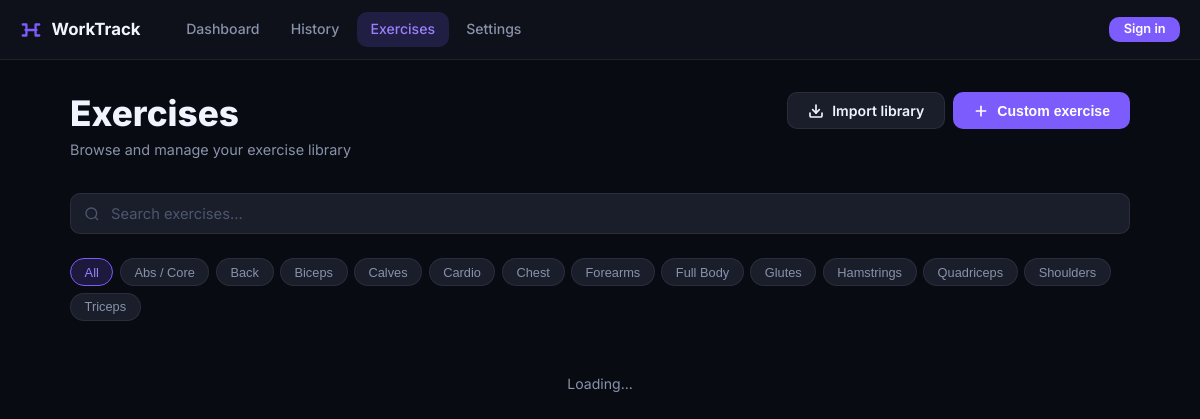
/exercises.php, run on the app's committed database.
### tables this page shows
CREATE TABLE IF NOT EXISTS muscle_groups (
    id      INT AUTO_INCREMENT PRIMARY KEY,
    name_nl VARCHAR(100) NOT NULL,
    name_en VARCHAR(100) NOT NULL
);

### includes/functions.php (called while the page is built, shortened)
<?php
function getSettings(): array {
    $pdo  = getDB();
    $stmt = $pdo->query('SELECT * FROM settings WHERE id = 1');
    return $stmt->fetch() ?: ['unit_system' => 'metric', 'theme' => 'dark'];
}
function h(string $str): string {
    return htmlspecialchars($str, ENT_QUOTES | ENT_SUBSTITUTE, 'UTF-8');
}

### exercises.php (the view, shortened to what this page needs)
<?php
$activePage = 'exercises';
require_once __DIR__ . '/includes/header.php';
$pdo    = getDB();
$groups = $pdo->query('SELECT * FROM muscle_groups ORDER BY name_en')->fetchAll();
?>
<div class="page-header">
    <div class="page-header-text">
        <h1>Exercises</h1>
        <p>Browse and manage your exercise library</p>
    </div>
    <div style="display:flex;gap:0.5rem">
        <a href="/webapp/import.php" class="btn btn-secondary">
            <svg width="16" height="16" viewBox="0 0 24 24" fill="none" stroke="currentColor" stroke-width="2.5" stroke-linecap="round"><path d="M21 15v4a2 2 0 0 1-2 2H5a2 2 0 0 1-2-2v-4"/><polyline points="7 10 12 15 17 10"/><line x1="12" y1="15" x2="12" y2="3"/></svg>
            Import library
        </a>
        <button class="btn btn-primary" onclick="openNewExerciseModal()">
            <svg width="16" height="16" viewBox="0 0 24 24" fill="none" stroke="currentColor" stroke-width="2.5" stroke-linecap="round"><path d="M12 5v14M5 12h14"/></svg>
            Custom exercise
        </button>
    </div>
</div>
<div class="flex gap-2 mb-3" style="flex-wrap:wrap">
    <div class="search-wrap" style="flex:1;min-width:200px">
        <input type="search" class="form-input" id="searchInput" placeholder="Search exercises...">
    </div>
</div>
<div class="filter-chips" id="filterChips">
    <button class="chip active" data-group="0">All</button>
    <?php foreach ($groups as $g): ?>
    <button class="chip" data-group="<?= $g['id'] ?>"><?= h($g['name_en']) ?></button>
    <?php endforeach; ?>
</div>
<div class="exercise-browser-grid" id="exerciseGrid">
    <div class="empty-state" style="grid-column:1/-1;padding:2rem">
        <p class="loading">Loading...</p>
    </div>
</div>
<?php require_once __DIR__ . '/includes/footer.php'; ?>

### includes/header.php (shortened to what this page needs)
<?php
$activePage = $activePage ?? 'dashboard';
require_once __DIR__ . '/functions.php';
$settings   = getSettings();
$theme      = $settings['theme'];
$_navDbUser   = null;
$_decName  = df($_navDbUser['name']  ?? null);
$_decEmail = df($_navDbUser['email'] ?? null);
$_navLabel = $_decName ?: ($_decEmail ? explode('@', $_decEmail)[0] : 'Account');
$_navInitials = strtoupper(mb_substr($_navLabel, 0, 2));
$_currentUrl  = '/webapp' . ($_SERVER['REQUEST_URI'] ?? '/');
?><!DOCTYPE html>
<html lang="en" data-theme="<?= h($theme) ?>">
<head>
    <link rel="stylesheet" href="/webapp/assets/css/style.css">
</head>
<body class="theme-<?= h($theme) ?>">
<nav class="nav">
    <div class="nav-inner">
        <a href="/webapp/" class="nav-brand">
            <svg width="22" height="22" viewBox="0 0 24 24" fill="none" stroke="currentColor" stroke-width="2.5" stroke-linecap="round">
                <path d="M6 12H18M3 6H7M17 6H21M3 18H7M17 18H21M7 6V18M17 6V18"/>
            </svg>
            WorkTrack
        </a>
        <div class="nav-links">
            <a href="/webapp/"              class="nav-link<?= $activePage === 'dashboard' ? ' active' : '' ?>">Dashboard</a>
            <a href="/webapp/history.php"   class="nav-link<?= $activePage === 'history'   ? ' active' : '' ?>">History</a>
            <a href="/webapp/exercises.php" class="nav-link<?= $activePage === 'exercises' ? ' active' : '' ?>">Exercises</a>
            <a href="/webapp/settings.php"  class="nav-link<?= $activePage === 'settings'  ? ' active' : '' ?>">Settings</a>
        </div>
        <?php if ($_navDbUser): ?>
        <div class="nav-user">
            <div class="nav-avatar"><?= h($_navInitials) ?></div>
            <span class="nav-user-name"><?= h($_navLabel) ?></span>
            <a href="/webapp/auth/logout.php" class="nav-link" style="flex-shrink:0" title="Sign out">
                <svg width="16" height="16" viewBox="0 0 24 24" fill="none" stroke="currentColor" stroke-width="2" stroke-linecap="round">
                    <path d="M9 21H5a2 2 0 0 1-2-2V5a2 2 0 0 1 2-2h4"/>
                    <polyline points="16 17 21 12 16 7"/>
                    <line x1="21" y1="12" x2="9" y2="12"/>
                </svg>
            </a>
        </div>
        <?php else: ?>
        <div class="nav-user">
            <a href="/webapp/auth/login.php?redirect=<?= urlencode($_currentUrl) ?>"
               class="btn btn-primary btn-sm" style="flex-shrink:0">Sign in</a>
        </div>
        <?php endif; ?>
    </div>
</nav>
<main class="main">
<div class="container">

### includes/footer.php (shortened to what this page needs)
</div>
</main>
</body>
</html>

### assets/css/style.css (style rules this page uses)
:root { --bg: #080b12; --bg-surface: #0e1119; --bg-card: #141720; --bg-elevated: #1a1e2b; --bg-hover: #1f2434; --border: rgba(255,255,255,0.07); --border-focus:rgba(124,92,252,0.6); --primary: #7c5cfc; --primary-lg: #9b7ffe; --primary-dim: rgba(124,92,252,0.18); --primary-glow:rgba(124,92,252,0.35); --accent: #00d4a3; --accent-dim: rgba(0,212,163,0.15); --danger: #ff4560; --danger-dim: rgba(255,69,96,0.15); --warning: #ffb23f; --success: #22c983; --text-1: #f0f4ff; --text-2: #8892aa; --text-3: #4d566e; --radius-sm: 6px; --radius-md: 10px; --radius-lg: 16px; --radius-xl: 24px; --nav-h: 60px; --shadow-card: 0 4px 24px rgba(0,0,0,0.45); --shadow-lg: 0 8px 48px rgba(0,0,0,0.6); --transition: 150ms ease; }
*, *::before, *::after { box-sizing: border-box; margin: 0; padding: 0; }
html { font-size: 16px; -webkit-text-size-adjust: 100%; scroll-behavior: smooth; }
body { font-family: 'Inter', system-ui, -apple-system, sans-serif; background: var(--bg); color: var(--text-1); line-height: 1.6; min-height: 100vh; -webkit-font-smoothing: antialiased; }
a { color: var(--primary-lg); text-decoration: none; }
img, svg { display: block; }
h1 { font-size: clamp(1.6rem, 4vw, 2.2rem); font-weight: 800; line-height: 1.2; }
p { color: var(--text-2); }
.nav { position: fixed; top: 0; left: 0; right: 0; height: var(--nav-h); background: var(--bg-surface); border-bottom: 1px solid var(--border); z-index: 100; backdrop-filter: blur(16px); -webkit-backdrop-filter: blur(16px); }
.nav-inner { max-width: 1200px; margin: 0 auto; height: 100%; padding: 0 1.25rem; display: flex; align-items: center; gap: 2rem; }
.nav-brand { display: flex; align-items: center; gap: 0.6rem; font-size: 1.05rem; font-weight: 700; color: var(--text-1); flex-shrink: 0; }
.nav-brand svg { color: var(--primary); }
.nav-links { display: flex; align-items: center; gap: 0.25rem; flex: 1; }
.nav-link { padding: 0.4rem 0.85rem; border-radius: var(--radius-md); font-size: 0.88rem; font-weight: 500; color: var(--text-2); transition: color var(--transition), background var(--transition); }
.nav-link.active { color: var(--primary-lg); background: var(--primary-dim); }
.main { padding-top: calc(var(--nav-h) + 2rem); padding-bottom: 4rem; min-height: 100vh; }
.container { max-width: 1100px; margin: 0 auto; padding: 0 1.25rem; }
.page-header { display: flex; align-items: flex-start; justify-content: space-between; gap: 1rem; margin-bottom: 2rem; flex-wrap: wrap; }
.page-header-text h1 { margin-bottom: 0.25rem; }
.page-header-text p { font-size: 0.9rem; }
.btn { display: inline-flex; align-items: center; gap: 0.5rem; padding: 0.6rem 1.25rem; border-radius: var(--radius-md); font-size: 0.88rem; font-weight: 600; cursor: pointer; border: none; transition: all var(--transition); text-decoration: none; white-space: nowrap; line-height: 1; }
.btn-primary { background: var(--primary); color: #fff; }
.btn-secondary { background: var(--bg-elevated); border: 1px solid var(--border); color: var(--text-1); }
.btn-sm { padding: 0.4rem 0.9rem; font-size: 0.8rem; }
.form-input, .form-select, .form-textarea { width: 100%; background: var(--bg-elevated); border: 1px solid var(--border); border-radius: var(--radius-md); color: var(--text-1); font-size: 0.92rem; font-family: inherit; padding: 0.65rem 0.9rem; transition: border-color var(--transition), box-shadow var(--transition); outline: none; appearance: none; }
.form-input::placeholder { color: var(--text-3); }
.search-wrap { position: relative; }
.search-wrap .form-input { padding-left: 2.5rem; }
.exercise-browser-grid { display: grid; grid-template-columns: repeat(auto-fill, minmax(260px, 1fr)); gap: 0.75rem; }
.filter-chips { display: flex; gap: 0.4rem; flex-wrap: wrap; margin-bottom: 1.25rem; }
.chip { padding: 0.35rem 0.85rem; border-radius: 99px; font-size: 0.8rem; font-weight: 500; background: var(--bg-elevated); border: 1px solid var(--border); color: var(--text-2); cursor: pointer; transition: all var(--transition); }
.chip.active { background: var(--primary-dim); border-color: var(--primary); color: var(--primary-lg); }
.empty-state { text-align: center; padding: 3rem 1rem; color: var(--text-3); }
.empty-state p { font-size: 0.88rem; margin-bottom: 1.5rem; }
.flex { display: flex; }
.gap-2 { gap: 1rem; }
.mb-3 { margin-bottom: 1.5rem; }
.loading { animation: pulse 1.5s ease infinite; }
.nav-user { display: flex; align-items: center; gap: 0.5rem; margin-left: auto; flex-shrink: 0; }

### data on the page
muscle_groups: name_en "Abs / Core"
muscle_groups: name_en "Back"
muscle_groups: name_en "Biceps"
muscle_groups: name_en "Calves"
muscle_groups: name_en "Cardio"
muscle_groups: name_en "Chest"
muscle_groups: name_en "Forearms"
muscle_groups: name_en "Full Body"
muscle_groups: name_en "Glutes"
muscle_groups: name_en "Hamstrings"
muscle_groups: name_en "Quadriceps"
muscle_groups: name_en "Shoulders"
muscle_groups: name_en "Triceps"
